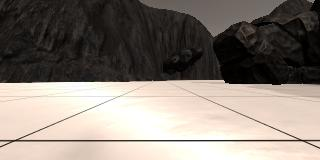
#> input picture example_grid1.jpg, 320 x 160 px
$ python perspective_transform.py
#> lines starting #> are read from the running program, lines starting #| are printed output that depends on the picture
import matplotlib.image as mpimg
import matplotlib.pyplot as plt

image = mpimg.imread('example_grid1.jpg')
#> image is the input picture: shape (160, 320, 3); mean R, G, B 135.1, 126.3, 118.3
plt.imshow(image)
plt.show()

import cv2
import numpy as np

def perspect_transform(img, src, dst):

    M = cv2.getPerspectiveTransform(src, dst)
    warped = cv2.warpPerspective(img, M, (img.shape[1], img.shape[0]))
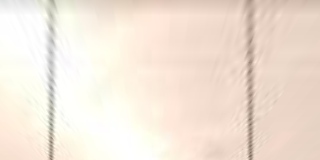
#> warped: shape (160, 320, 3); mean R, G, B 243, 229.6, 217.2
    return warped

source = np.float32([
    [14, 140],   # A
    [301, 140],  # B
    [200, 96],   # C
    [118, 96]    # D
])
destination = np.float32([
    [50, 200],
    [250, 200],
    [250, 0],
    [50, 0]
])

warped = perspect_transform(image, source, destination)
plt.imshow(warped)
plt.show()

$ run again, with sample.jpg copied over example_grid1.jpg
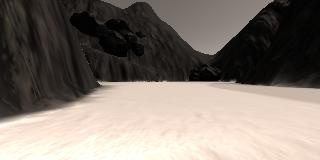
#> input picture sample.jpg, 320 x 160 px
#> image is the input picture: shape (160, 320, 3); mean R, G, B 128.4, 119, 110.8
#> in perspect_transform, `warped = cv2.warpPerspective(img, M, (img.shape[1], img.shape[0]))`:
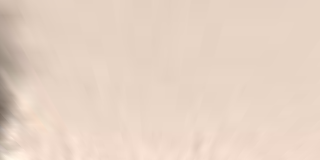
#> warped: shape (160, 320, 3); mean R, G, B 230.2, 210.8, 196
